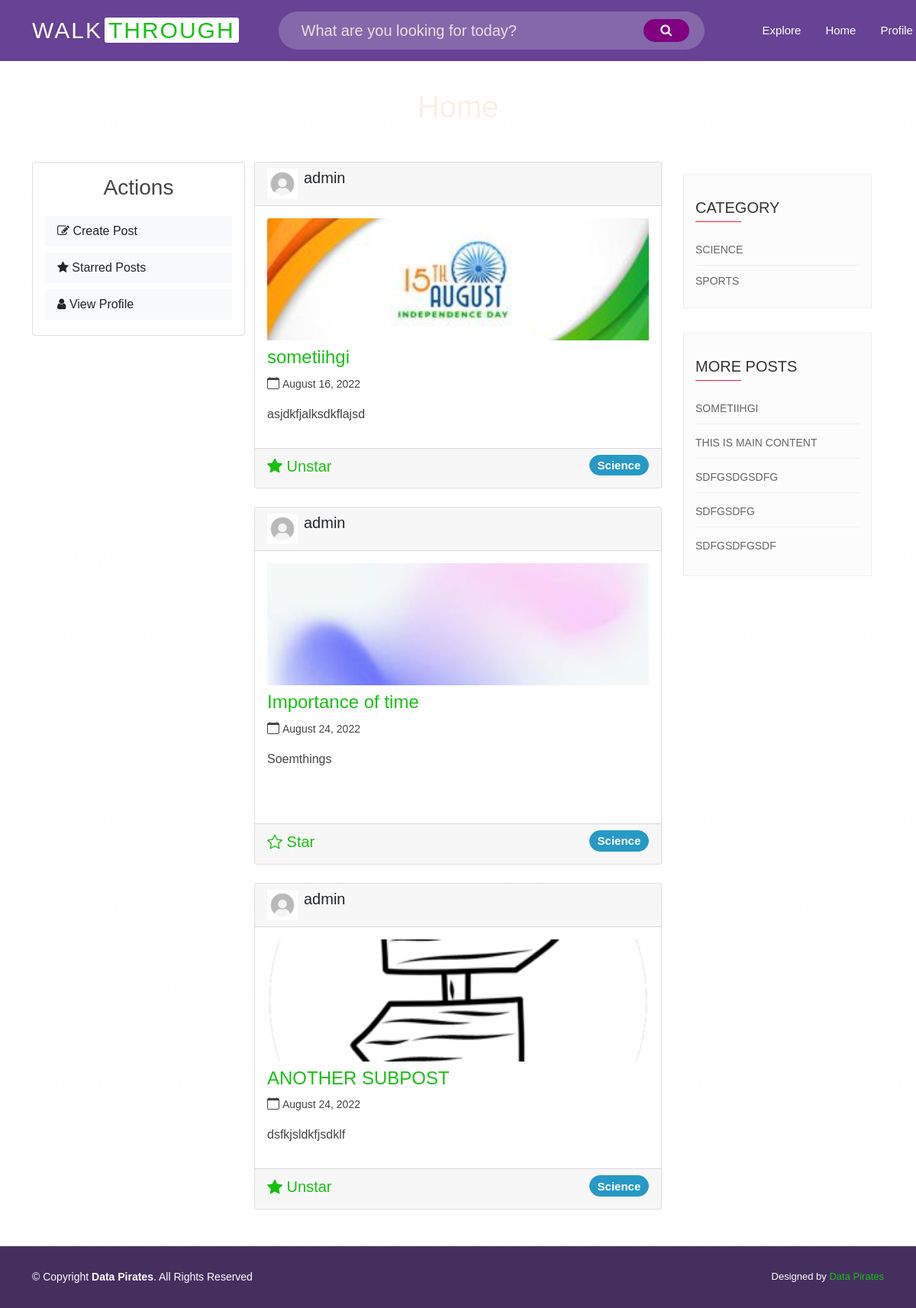
Screenshot of /home/ (signed in) with the database file from the repository.
### post/models.py (models this page shows, shortened)
class Post(models.Model):
    category = models.ForeignKey(
        Category, on_delete=models.SET_NULL, null=True)
    title = models.CharField(max_length=100)
    image = models.ImageField("Thumbnail",default='wt-logo.png', upload_to='post_img')
    content = RichTextField(blank=True, null=True)
    date_posted = models.DateTimeField(default=timezone.now)
    author = models.ForeignKey(User, on_delete=models.CASCADE)
    updated = models.DateTimeField(auto_now=True)
    created = models.DateTimeField(auto_now_add=True)
    stars_count = models.IntegerField(default=0)

class Category(models.Model):
    title = models.CharField(max_length=20)
    slug = models.SlugField()
    class Meta:
        verbose_name_plural = 'Categories'
    def __str__(self):
        return self.title

### user/models.py (models this page shows, shortened)
class Profile(models.Model):
    user = models.OneToOneField(User, on_delete=models.CASCADE)
    about=models.CharField(max_length=25,null=True,blank=True)
    image = models.ImageField("Profile picture",default='default.jpg', upload_to='profile_pics')
    name = models.CharField(max_length=50, null=True, blank=True)
    profession = models.CharField(max_length=50,null=True, blank=True)
    followers = models.ManyToManyField("self", blank=True, related_name="following", symmetrical=False)

### post/views.py (the view)
# urls.py: path('home/', views.following_posts, name='user-home'),
@login_required
def following_posts(request):
    posts=Post.objects.all()
    random_list = Post.objects.order_by('?')
    categories_list = Category.objects.all()
    following_profiles=Profile.objects.get(user=request.user).following.all()
    s,created = Star.objects.get_or_create(user=request.user)
    starred_posts=s.posts.all()
    context = {
        'posts':posts,
        'following_profiles': following_profiles,
        'categories_list':categories_list,
        'starred_posts':starred_posts,
        'random_list':random_list
        }
    return render(request, 'post/home.html', context)

### templates/post/home.html (shortened to what this page needs)
{% extends "base.html" %}
{%load crispy_forms_tags%}
{% block content%}
<div class=" py-3">
   <h1 class="board d-flex justify-content-center">Home</h1>
</div>
<div class="d-flex justify-content-center container my-4">
   <div class="col-xl-3" >
      {% include 'includes/subpages/left_sidebar.html' %}
   </div>
   <div class="col-xl-6" >
      {% include 'includes/subpages/main_content.html' %}
   </div>
   <div class="col-xl-3" >
      {% include 'includes/subpages/right_sidebar.html' %}
   </div>
</div>
{%endblock content%}

### templates/base.html (shortened to what this page needs)
{% load static %}
<!DOCTYPE html>
<html lang="en">
<head>
    <link rel="stylesheet" href="https://cdnjs.cloudflare.com/ajax/libs/font-awesome/5.15.4/css/all.min.css"
 />
    <link href="https://unpkg.com/aos@2.3.1/dist/aos.css" rel="stylesheet">
</head>
<body class="d-flex flex-column min-vh-100" style="padding-top: 100px;">
    {% include 'includes/navbar.html' %}
        {% block content %}
        {% endblock %}
        {% include 'includes/style.html' %}
        {% include 'includes/footer.html' %}
</body>
</html>

### templates/includes/navbar.html (shortened to what this page needs)
{% load static %}
<header id="header" class="fixed-top">
    <div class="container d-flex align-items-center">
        <h1 class="logo me-5"><a href="{% url 'explore' %}"><span>Walk</span><span class="navspan">Through</span></a></h1>
        <div class="col-xl-6 ms-1">
            <form method="GET" action="{% url 'search' %}" class="search-bar">
                <input class="input" type="search" placeholder="What are you looking for today?" aria-label="Search" name="query" id="query">
                <button class="button" type="submit"><i class="fa fa-search text-white"></i></button>
            </form>
        </div>
        <nav class="navbar navbar-expand-lg" style="padding: 0px;">
            <div class="container-fluid ms-5">
                <div class="collapse navbar-collapse" id="">
                    <ul>
                        <li><a class="nav-link scrollto" href="{% url 'explore' %}">Explore</a></li>
                        {% if user.is_authenticated %}
                        <li><a class="nav-link scrollto" href="{% url 'user-home' %}">Home</a></li>
                        <li class=" dropdown nav-link scrollto"><a href="#"><span>Profile</span> </a>
                                    {% else %}
                                    <li><a class="nav-link scrollto" href="{% url 'register' %}">Register</a></li>
                                 <li><a class="btn btn-primary nav-link scrollto"href="{% url 'login' %}">Login</a></li>
                                            {% endif %}
                                    </li>
                                </ul>
                </div>
            </div>
        </nav>
    </div>
</header>

### templates/includes/subpages/left_sidebar.html
<div class="rounded sticky bg-transparent">
    <div class="card p-3 ">
        <div class="d-flex align-items-center justify-content-between mb-2">
            <p class="text-center">
                <h3 class="single-title">Actions</h3>
            </p>
        </div>
        <div>
            <ul class="nav flex-column bg-white mb-0">
                <li class="nav-item my-1">
                    <a href="{% url 'post-create' %}" class="nav-link text-dark  bg-light">
                        <i class="fa fa-edit mr-3  "></i>
                        Create Post
                    </a>
                </li>
                <li class="nav-item my-1">
                    <a href="{% url 'stars' %}" class="nav-link text-dark  bg-light">
                        <i class="fa fa-star mr-3  "></i>
                        Starred Posts
                    </a>
                </li>
                <li class="nav-item my-1">
                    <a href="../user/info/{{request.user.profile.id}}" class="nav-link text-dark bg-light">
                        <i class="fa fa-user mr-3  "></i>
                        View Profile
                    </a>
                </li>
            </ul>
        </div>
    </div>
</div>

### templates/includes/subpages/main_content.html (shortened to what this page needs)
{% for post in posts %}
{%if post.author.profile in following_profiles%}
{% include 'includes/subpages/card_home.html' %}
{%endif%}
{% endfor %}

### templates/includes/subpages/card_home.html (shortened to what this page needs)
<link rel="stylesheet" href="https://cdn.jsdelivr.net/npm/bootstrap-icons@1.7.2/font/bootstrap-icons.css">
<link href="https://unpkg.com/aos@2.3.1/dist/aos.css" rel="stylesheet">
<div class="container">
    <div class="card rounded mb-4">
        <div class="card-header">
            <div class="text-box d-flex justify-content-start">
                <div class="icon-box">
                    <img style="width:40px; height:40px;" src="{{post.author.profile.image.url}}" alt="user">
                </div>
                <div class="ms-2 ">
                    <a href="{% url 'user-info' post.id %}" class="text-dark">
                        <h5>{{post.author}}</h5>
                    </a>
                </div>
            </div>
        </div>
        <div class="card-body">
            <img class="card-img card-img-top img-fluid" src="{{ post.image.url }}" alt="Bologna">
            <a href="{% url 'post-detail' post.id %}">
                <h4 class="card-title mt-2">{{post.title}}</h4>
            </a>
            <div class="d-flex justify-content-start my-2">
                <div class="me-5">
                    <i class="bi bi-calendar me-1"></i><small>{{ post.date_posted|date:"F d, Y" }}</small>
                </div>
            </div>
            <p class="card-text">{{post.content|safe|truncatechars:200}}</p>
        </div>
        <div class="card-footer">
            {% if post not in starred_posts %}
            <a href="{% url 'postStar' post.id %}">
                <span id="boot-icon" class="bi bi-star" style="font-size:20px;">
                    <span>
                        Star
                    </span> </span>
            </a>
            {% else %}
            <a href="{% url 'postStar' post.id %}">
                <span id="boot-icon" class="bi bi-star-fill" style="font-size:20px;">
                    <span>
                        Unstar
                    </span></span>
            </a>
            {% endif %}
            <div class="h5 float-end align-middle">
                <button type="button" class="btn btn-primary badge text-white rounded-pill">{{ post.category }}</button>
            </div>
        </div>
    </div>
</div>
<link rel="stylesheet" href="https://cdnjs.cloudflare.com/ajax/libs/font-awesome/4.7.0/css/font-awesome.min.css">

### templates/includes/subpages/right_sidebar.html (shortened to what this page needs)
<div class="rounded sticky">
    <div class="card-body">
        <div class="list-group">
            <div class="single category">
                <p class="text-center">
                <h3 class="side-title">Category</h3>
                </p>
                <ul class="list-unstyled">
        {% for category in categories_list %}
                    <li><a href="{% url 'category' category.slug %}" title="{{category.title}}">{{category.title}}</a></li>
                    {% endfor %}
                </ul>
           </div>
        </div>
    </div>
    <div class="card-body">
        <div class="list-group">
            <div class="single category">
                <p class="text-center">
                <h3 class="side-title">More Posts</h3>
                </p>
                <ul class="list-unstyled">
                    {% for post in posts|slice:":5" %}
                    <li><a href="{% url 'post-detail' post.id %}" class="my-1  opacity-100">{{post.title}}</a></li>
                    {% endfor %}
                </ul>
           </div>
        </div>
    </div>
</div>

### templates/includes/style.html (shortened to what this page needs)
{% load static %}
<link href="{% static 'assets/vendor/aos/aos.css' %}" rel="stylesheet">
<link href="{% static 'assets/vendor/bootstrap/css/bootstrap.min.css' %}" rel="stylesheet">
<link href="{% static 'assets/vendor/bootstrap-icons/bootstrap-icons.css' %}" rel="stylesheet">
<link href="{% static 'assets/vendor/boxicons/css/boxicons.min.css' %}" rel="stylesheet">
<link href="{% static 'assets/vendor/glightbox/css/glightbox.min.css' %}" rel="stylesheet">
<link href="{% static 'assets/vendor/remixicon/remixicon.css' %}" rel="stylesheet">
<link href="{% static 'assets/vendor/swiper/swiper-bundle.min.css' %}" rel="stylesheet">
<link href="{% static 'assets/css/style.css' %}" rel="stylesheet">
<link rel="stylesheet" href="https://cdn.linearicons.com/free/1.0.0/icon-font.min.css">

### templates/includes/footer.html (shortened to what this page needs)
{% load static %}
<div class="mt-auto ">
    <footer id="footer">
        <div class="container footer-bottom clearfix">
            <div class="copyright">
                &copy; Copyright <strong><span>Data Pirates</span></strong>. All Rights Reserved
            </div>
            <div class="credits">
                Designed by <a href="#">Data Pirates</a>
            </div>
        </div>
</div>

### templates/includes/notification.html
{% load static %}

### static/assets/css/style.css (style rules this page uses)
:root { --font: "Poppins", sans-serif; --white: #faf0e6; --grey: #e9e9e9; --darkgrey: #666666; --purplel:#af86e0; --purple:#674295; --purpled:#452f5f; --bluel:#90d6f2; --blue:#57bbe3; --blued:#2799c6; --pinkl:#f092b4; --pink:#9d21a8; --pinkd:#c03b70; --greenl:#a5fa90; --green:#17c012; --greend:#167416; --orangel:#efd6a6; --orange:#FEB326; --orangel:#cd9328; }
body, html { font-family: var(--font); color: #444444; width: 100%; height: 100%; margin: 0px; padding: 0px; background: linear-gradient(rgba(255, 255, 255, 0.088), rgba(255, 255, 255, 0.027)), url("https://images.unsplash.com/photo-1620641788421-7a1c342ea42e?ixlib=rb-1.2.1&ixid=MnwxMjA3fDB8MHxwaG90by1wYWdlfHx8fGVufDB8fHx8&auto=format&fit=crop&w=1074&q=80") no-repeat center center fixed; -webkit-background-size: cover; -moz-background-size: cover; -o-background-size: cover; background-size: cover; }
a { color: var(--green); text-decoration: none; }
#header { transition: all 0.5s; z-index: 997; padding: 15px 0; background-color: var(--purple); }
#header .logo { font-size: 30px; margin: 0; padding: 0; line-height: 1; font-weight: 500; letter-spacing: 2px; text-transform: uppercase; }
#header .logo a { color: #fff; }
.navbar { padding: 0; }
.navbar ul { margin: 0; padding: 0; display: flex; list-style: none; align-items: center; }
.navbar li { position: relative; }
.navbar a, .navbar a:focus { display: flex; align-items: center; justify-content: space-between; font-size: 15px; font-weight: 500; color: #fff; white-space: nowrap; transition: 0.3s; }
.navspan { color: var(--green); background-color: #fff; padding: 0px 5px 0px 5px; border-radius: 3px; margin-left: 3px; }
#footer { font-size: 14px; background: var(--purpled); }
#footer .footer-bottom { padding-top: 30px; padding-bottom: 30px; color: #fff; }
#footer .copyright { float: left; }
#footer .credits { float: right; font-size: 13px; }
#footer .credits a { transition: 0.3s; }
.btn-primary, .btn-outline-info, .btn-info, .page-item.active, .page-link { background-color: var(--blued)!important; color: white; border-color: var(--blued); }
.board { color: var(--white); font-size: 40px; }
.card-img { border-bottom-left-radius: 0px; border-bottom-right-radius: 0px; }
.card-title { margin-bottom: 0.3rem; }
.card-footer { font-size: 0.8rem; }
.card-img-top { max-height: 20vh; object-fit: cover; }
.sticky { position: sticky; background: #ffffff; }
.search-bar { width: 100%; background: rgba(255, 255, 255, 0.2); display: flex; align-items: center; border-radius: 50px; padding: 10px 20px; columns: #ffffff; }
.search-bar input { background: transparent; flex: 1; border: 0; outline: none; padding: 0px 10px; font-size: 20px; color: #ffffff; }
::placeholder { color: #e7e1e1; }
.search-bar button i { width: 20px; }
.search-bar button { border: 0; border-radius: 50px; width: 60px; height: 30px; background: purple; cursor: pointer; }
.single li a { color: #666; font-size: 14px; text-transform: uppercase; border-bottom: 1px solid #f0f0f0; line-height: 40px; display: block; text-decoration: none; }
.single li:last-child a { border-bottom: 0; }

### templates/post/home.html (style rules this page uses)
.sticky { position: sticky; background: #ffffff; }

### templates/includes/subpages/right_sidebar.html (style rules this page uses)
.single { padding: 15px 15px; background: #fcfcfc; border: 1px solid #f0f0f0; }
.single h3.side-title { margin: 0; margin-bottom: 10px; padding: 0; font-size: 20px; color: #333; text-transform: uppercase; }
.single h3.side-title:after { content: ''; width: 60px; height: 1px; background: #ff173c; display: block; margin-top: 6px; }
.single ul { margin-bottom: 0; }
.single li a { color: #666; font-size: 14px; text-transform: uppercase; border-bottom: 1px solid #f0f0f0; line-height: 40px; display: block; text-decoration: none; }
.single li:last-child a { border-bottom: 0; }

### rows the page displays
Post: author.profile.image (placeholder picture), author "admin", image (picture), title "sometiihgi", date_posted "August 16, 2022", content "asjdkfjalksdkflajsd", shows "Unstar", category "Science", title "SOMETIIHGI"
Post: author.profile.image (placeholder picture), author "admin", image (picture), title "Importance of time", date_posted "August 24, 2022", content "Soemthings", shows "Star", category "Science"
Post: author.profile.image (placeholder picture), author "admin", image (picture), title "ANOTHER SUBPOST", date_posted "August 24, 2022", content "dsfkjsldkfjsdklf", shows "Unstar", category "Science"
Category: title "SCIENCE"
Category: title "SPORTS"
Post: title "THIS IS MAIN CONTENT"
Post: title "SDFGSDGSDFG"
Post: title "SDFGSDFG"
Post: title "SDFGSDFGSDF"
